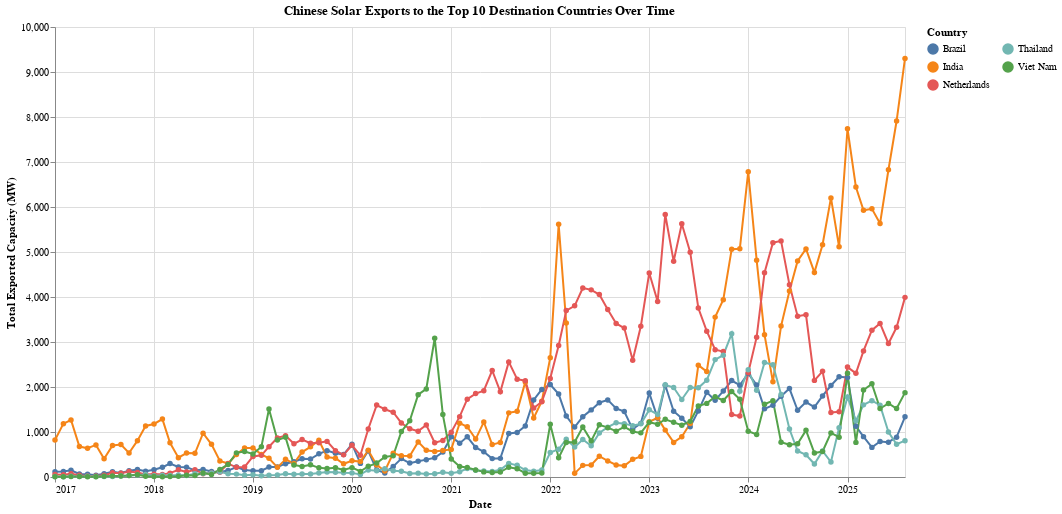

Notebook code cell kept with this figure:
### Code cell
chart_top10 = (
    alt.Chart(df_top10_ts)
    .mark_line(point=True, strokeWidth=2)
    .encode(
        x=alt.X(
            'yearmonth(Date):T',
            title='Date',
            axis=alt.Axis(format='%Y', tickCount='year')
        ),
        y=alt.Y(
            'Total Capacity (MW):Q',
            title='Total Exported Capacity (MW)'
        ),
        color=alt.Color(
            'Area:N',
            title='Country',
            legend=alt.Legend(columns=2, orient="right")
        ),
        tooltip=[
            alt.Tooltip('Area:N', title='Country'),
            alt.Tooltip('yearmonth(Date):T', title='Month'),
            alt.Tooltip('Total Capacity (MW):Q', title='Capacity (MW)', format=',')
        ]
    )
    .properties(
        width=850,
        height=450,
        title="Chinese Solar Exports to the Top 10 Destination Countries Over Time"
    )
)

chart_top10

### Figure 1 — Vega-Lite specification as saved in the notebook (floating-point values rounded to 4 significant figures; data arrays with more than 128 entries replaced by an {"elided": "..."} marker saying what was removed)
{"config": {"view": {"continuousWidth": 300, "continuousHeight": 300}}, "data": {"name": "data-99762b955efd58851a9bbf4a22f33465"}, "mark": {"type": "line", "point": true, "strokeWidth": 2}, "encoding": {"color": {"field": "Area", "legend": {"columns": 2, "orient": "right"}, "title": "Country", "type": "nominal"}, "tooltip": [{"field": "Area", "title": "Country", "type": "nominal"}, {"field": "Date", "timeUnit": "yearmonth", "title": "Month", "type": "temporal"}, {"field": "Total Capacity (MW)", "format": ",", "title": "Capacity (MW)", "type": "quantitative"}], "x": {"axis": {"format": "%Y", "tickCount": "year"}, "field": "Date", "timeUnit": "yearmonth", "title": "Date", "type": "temporal"}, "y": {"field": "Total Capacity (MW)", "title": "Total Exported Capacity (MW)", "type": "quantitative"}}, "height": 450, "title": "Chinese Solar Exports to the Top 10 Destination Countries Over Time", "width": 850, "$schema": "https://vega.github.io/schema/vega-lite/v5.20.1.json", "datasets": {"data-99762b955efd58851a9bbf4a22f33465": {"elided": "520 records"}}}
